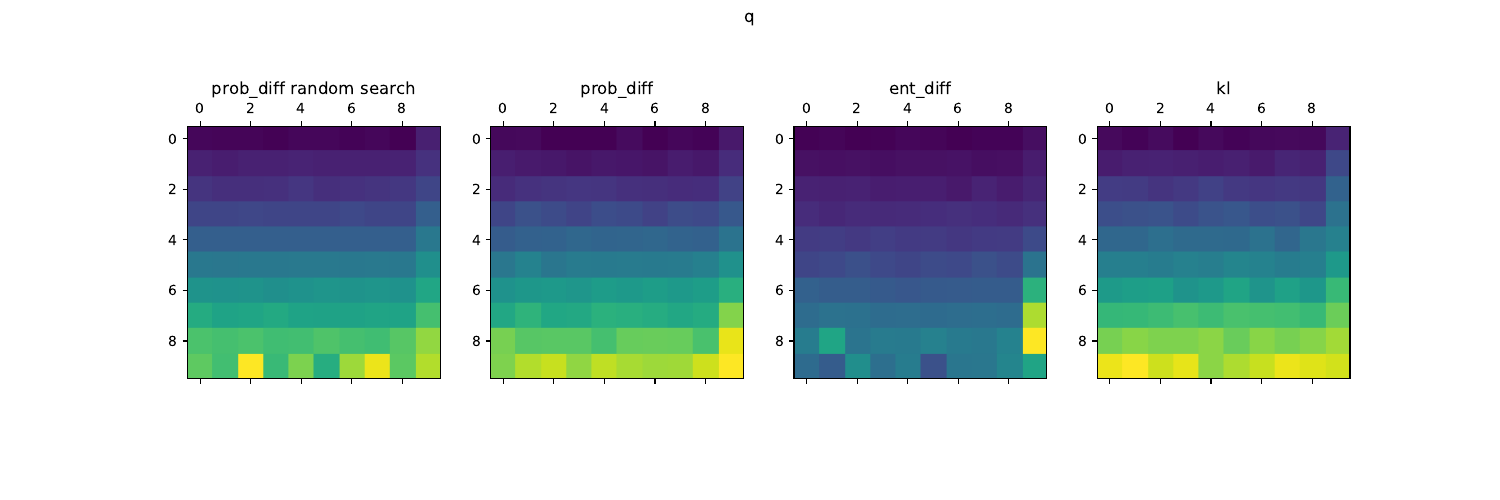

Here is the Python script that generated this plot:
import math
import torch

    
def make_env(n, m):
    "Create a transition matrix for the environment with n states and m actions"
    transition_matrix = torch.zeros(n, m, n)

    for i in range(n-1):
        for j in range(m-1):
            transition_matrix[i, j, i] = 1.
        j = m - 1
        transition_matrix[i, j, i+1] = 1.

    i = n - 1 # state that allows to acquire a lot of information
    for j in range(m):
        for k in range(n):
            transition_matrix[i, j, k] = 1/n

    return transition_matrix


class Environment:
    def __init__(self):
        self.world = make_env(10, 10)

    @property
    def n_states(self):
        "Number of states"
        return self.world.size(0)

    @property
    def n_actions(self):
        "Number of actions"
        return self.world.size(1)
    
    def step(self, state, action):
        "Simulate a step in the environment"
        next_state_probs = self.world[state, action]
        next_state = torch.multinomial(next_state_probs, 1).item()
        return next_state


def entropies(self):
    "compute information content of the world: entropies of next state distributions for all state-action pairs"
    eps = 1e-8
    p = self.world
    return -(p * (p+eps).log()).sum(-1)


class Agent:
    def __init__(self, n_states, n_actions, gamma=0.9, lr=0.5, mu=0.1, reward_kind='ext'):
        self.n_states = n_states
        self.n_actions = n_actions
        self.gamma = gamma
        self.lr = lr
        self.mu = mu
        self.reward_kind = reward_kind

        self.q = torch.zeros(n_states, n_actions)
        self.world = torch.zeros(n_states, n_actions, n_states)
        self.generator = torch.Generator().manual_seed(42)

    def reward(self, p_old, p_new):
        "Compute intrinsic reward given old and new probability distributions of the next state"
        match self.reward_kind:
            case 'prob_diff':
                reward = torch.sum(torch.abs(p_new - p_old), -1).item()
            case 'ent_diff':
                reward = torch.abs(torch.sum(torch.where(
                    (p_new == 0),
                    torch.zeros_like(p_new),
                    p_new * torch.log(p_new)
                ), -1) - torch.sum(torch.where(
                    (p_old == 0),
                    torch.zeros_like(p_old),
                    p_old * torch.log(p_old)
                ), -1)).item()
            case 'kl':
                reward = torch.where(
                    (p_new == 0)|(p_old == 0),
                    torch.zeros_like(p_new),
                    p_new * (p_new.log() - p_old.log())
                ).sum(-1).item()
            case _:
                raise ValueError(f'Invalid reward kind: {self.reward_kind}')
        return reward

    def policy(self, state):
        "Explore with probability mu, otherwise choose the action with the highest Q-value"
        if torch.rand(1, generator=self.generator).item() <= self.mu:
            return torch.randint(0, self.n_actions, (1,), generator=self.generator).item()
        else:
            return self.q[state].argmax().item()

    def update_world(self, state, action, next_state):
        "Update world model estimates"
        denom = self.world[state,action,:].sum()
        zeros = torch.zeros_like(denom)
        p_old = torch.where(denom == 0, zeros, self.world[state,action] / denom)

        self.world[state,action,next_state] += 1
        p_new = torch.where((denom+1) == 0, zeros, self.world[state,action] / (denom+1))

        return p_old, p_new

    def update(self, state, action, next_state, reward):
        "Update Q-values using the Q-learning update rule"
        best_next_action = self.q[next_state].argmax().item()
        td_target = reward + self.gamma * self.q[next_state,best_next_action]
        self.q[state,action] = (1 - self.lr) * self.q[state,action] + self.lr * td_target


def step(agent, env, state):
    action = agent.policy(state)
    next_state = env.step(state, action)

    p_old, p_new = agent.update_world(state, action, next_state)
    reward = agent.reward(p_old, p_new)
    agent.update(state, action, next_state, reward)

    return next_state


def fkl(p, q, eps=1e-8):
    return (p * (p+eps).log() - p * (q+eps).log()).sum(-1)

def rkl(p, q, eps=1e-8):
    return fkl(q, p)


if __name__ == "__main__":
    import matplotlib.pyplot as plt

    gamma = 0.9  # Discount factor
    lr = 0.5  # Learning rate
    mu = 0.1  # Exploration probability

    env = Environment()
    max_ent = math.log(env.n_states)
    print(f'information content: {entropies(env).sum().item():.3f} nats, ', f'max entropy: {max_ent*100:.3f} nats')

    agents = [
        Agent(env.n_states, env.n_actions, gamma, lr, 1.0, 'prob_diff'),
        Agent(env.n_states, env.n_actions, gamma, lr, mu, 'prob_diff'),
        Agent(env.n_states, env.n_actions, gamma, lr, mu, 'ent_diff'),
        Agent(env.n_states, env.n_actions, gamma, lr, mu, 'kl'),
    ]
    print('step', *[agent.reward_kind for agent in agents])

    initial_state = 0
    states = [initial_state for _ in agents]

    with torch.inference_mode():
        for exp in range(1,2**18+1):
            kls = []
            for index, agent in enumerate(agents):
                states[index] = step(agent, env, states[index])
                kls.append(fkl(agent.world/agent.world.sum(-1, keepdim=True), env.world))

            if math.log2(exp) % 1 == 0:
                print(exp, *[f'{torch.nan_to_num(kld, nan=max_ent).sum().item():.3f}' for kld in kls])

                fig, axs = plt.subplots(1, len(agents)+1, figsize=(15, 5), sharey=True)
                axs[0].matshow(entropies(env))
                axs[0].set_title('true world entropies')
                for ax, agent, kld in zip(axs[1:], agents, kls):
                    #ax.matshow(entropies(agent))
                    ax.matshow(torch.nan_to_num(kld, nan=max_ent))
                    ax.set_title(agent.reward_kind + ' agent')
                plt.savefig('world.pdf')
                plt.close(fig)

                fig, axs = plt.subplots(1, len(agents), figsize=(15, 5))
                plt.suptitle('q')
                for i, (ax, agent) in enumerate(zip(axs, agents)):
                    ax.matshow(agent.q)
                    if i == 0:
                        ax.set_title(agent.reward_kind + ' random search')
                    else:
                        ax.set_title(agent.reward_kind)
                plt.savefig('q.pdf')
                plt.close(fig)